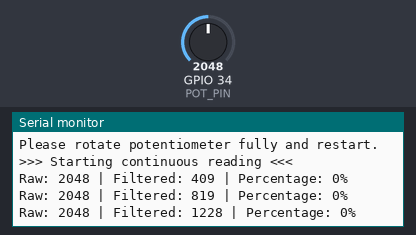
A sketch run on a simulated ESP32. Parts: the last lines printed to the serial monitor. Inputs (shaded band) come from the test bench; at power-on: GPIO 34 (POT_PIN) = 2048.

Above: at 5.2 s.
5.3 s: GPIO 34 (POT_PIN) set to 2866
At 5.85 s:
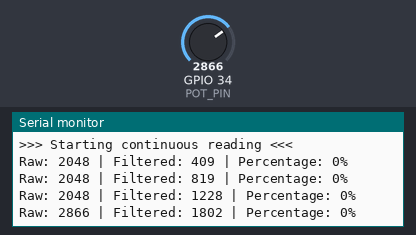
6.8 s: GPIO 34 (POT_PIN) set to 1228
At 8.85 s:
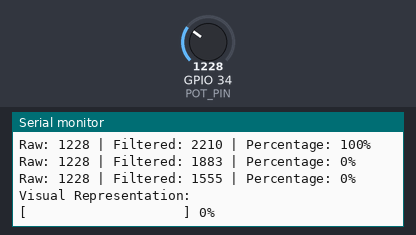
Timing chart, 0 to 10.3 s (numbered marks = the images above; inputs shaded):
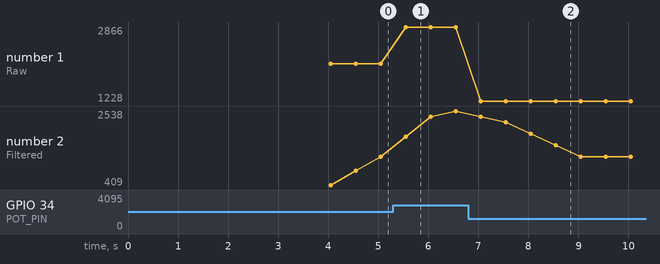

The sketch:

sketch.ino
```cpp
/*
 * TAZROUT IoT Irrigation System - ESP32 Module
 * Day 5: Analog Input - Potentiometer Reading
 *
 * Developer: KHENFRI Moussa
 * Date: February 5, 2026
 * Week: 1 - ESP32 Fundamentals
 * Project: TAZROUT IoT Irrigation System
 *
 * Learning Objectives:
 * - Read analog values using ADC (Analog-to-Digital Converter)
 * - Understand ESP32 ADC characteristics (12-bit, 0-4095 range)
 * - Implement sensor calibration
 * - Apply moving average filter for noise reduction
 * - Map analog values to meaningful percentages
 *
 * Hardware:
 * - ESP32 DevKit v1
 * - Potentiometer connected to GPIO 34 (ADC1_CH6)
 *
 * TAZROUT Integration:
 * - ADC reading → Moisture sensor (Week 2)
 * - Calibration → Sensor accuracy (Week 2)
 * - Moving average → Noise filtering for all sensors
 * - Mapping → Convert raw ADC to moisture percentage
 */

// Pin Definitions
const int POT_PIN = 34;  // GPIO 34 - ADC1 Channel 6

// Calibration values (will be set during calibration)
int adcMin = 0;     // Minimum ADC reading (dry)
int adcMax = 4095;  // Maximum ADC reading (wet)

// Moving average filter
const int FILTER_SIZE = 5;
int readings[FILTER_SIZE];
int readIndex = 0;
int total = 0;
int average = 0;

// Update interval
unsigned long lastUpdate = 0;
const unsigned long UPDATE_INTERVAL = 500;  // 500ms

void setup() {
  // Initialize Serial
  Serial.begin(115200);
  delay(1000);

  // Print startup banner
  Serial.println("\n========================================");
  Serial.println("  TAZROUT ESP32 - Analog Input Demo   ");
  Serial.println("         Day 5: Potentiometer          ");
  Serial.println("========================================");
  Serial.println();
  Serial.println("ESP32 ADC Characteristics:");
  Serial.println("- Resolution: 12-bit (0-4095)");
  Serial.println("- Pin: GPIO 34 (ADC1_CH6)");
  Serial.println("- Voltage Range: 0-3.3V");
  Serial.println("========================================\n");

  // Initialize moving average filter
  for (int i = 0; i < FILTER_SIZE; i++) {
    readings[i] = 0;
  }

  // Perform calibration
  calibrateSensor();

  Serial.println("\n>>> Starting continuous reading <<<\n");
}

void loop() {
  if (millis() - lastUpdate >= UPDATE_INTERVAL) {
    lastUpdate = millis();

    // Read raw ADC value
    int rawValue = analogRead(POT_PIN);

    // Apply moving average filter
    int filteredValue = applyMovingAverage(rawValue);

    // Map to percentage (0-100%)
    int percentage = map(filteredValue, adcMin, adcMax, 0, 100);
    percentage = constrain(percentage, 0, 100);

    // Display all values
    displayReadings(rawValue, filteredValue, percentage);
  }
}

void calibrateSensor() {
  Serial.println(">>> CALIBRATION MODE <<<");
  Serial.println("Calibrating sensor...");
  Serial.println("Rotating potentiometer through full range...\n");

  // Sample for 3 seconds to find min and max
  unsigned long calibrationStart = millis();
  int tempMin = 4095;
  int tempMax = 0;

  while (millis() - calibrationStart < 3000) {
    int reading = analogRead(POT_PIN);

    if (reading < tempMin) tempMin = reading;
    if (reading > tempMax) tempMax = reading;

    delay(10);
  }

  // Set calibration values with some margin
  adcMin = tempMin - 10;
  adcMax = tempMax + 10;

  // Ensure within valid range
  adcMin = constrain(adcMin, 0, 4095);
  adcMax = constrain(adcMax, 0, 4095);

  Serial.println("Calibration Complete!");
  Serial.print("ADC Min: ");
  Serial.println(adcMin);
  Serial.print("ADC Max: ");
  Serial.println(adcMax);
  Serial.print("Range: ");
  Serial.println(adcMax - adcMin);

  // Verify calibration
  if (adcMax - adcMin < 100) {
    Serial.println("\n[WARNING] Small range detected!");
    Serial.println("Please rotate potentiometer fully and restart.");
  }
}

int applyMovingAverage(int newReading) {
  // Subtract oldest reading
  total = total - readings[readIndex];

  // Add new reading
  readings[readIndex] = newReading;
  total = total + newReading;

  // Advance to next position
  readIndex = (readIndex + 1) % FILTER_SIZE;

  // Calculate average
  average = total / FILTER_SIZE;

  return average;
}

void displayReadings(int raw, int filtered, int percentage) {
  // Display in multiple formats

  // 1. Compact format
  Serial.print("Raw: ");
  Serial.print(raw);
  Serial.print(" | Filtered: ");
  Serial.print(filtered);
  Serial.print(" | Percentage: ");
  Serial.print(percentage);
  Serial.println("%");

  // 2. Visual bar graph (every 5 readings)
  static int readingCount = 0;
  readingCount++;

  if (readingCount % 10 == 0) {
    Serial.println();
    Serial.println("Visual Representation:");
    Serial.print("[");

    int bars = percentage / 5;  // 20 bars max (100/5)
    for (int i = 0; i < 20; i++) {
      if (i < bars) {
        Serial.print("=");
      } else {
        Serial.print(" ");
      }
    }
    Serial.print("] ");
    Serial.print(percentage);
    Serial.println("%");
    Serial.println();
  }

  // 3. Detailed format (every 20 readings)
  if (readingCount % 20 == 0) {
    printDetailedAnalysis(raw, filtered, percentage);
  }
}

void printDetailedAnalysis(int raw, int filtered, int percentage) {
  Serial.println("\n========================================");
  Serial.println("       DETAILED SENSOR ANALYSIS        ");
  Serial.println("========================================");

  // Raw value
  Serial.print("Raw ADC Value: ");
  Serial.print(raw);
  Serial.print(" (0x");
  Serial.print(raw, HEX);
  Serial.println(")");

  // Filtered value
  Serial.print("Filtered Value: ");
  Serial.print(filtered);
  Serial.print(" (noise reduction: ");
  Serial.print(abs(raw - filtered));
  Serial.println(")");

  // Voltage calculation
  float voltage = (filtered / 4095.0) * 3.3;
  Serial.print("Estimated Voltage: ");
  Serial.print(voltage, 2);
  Serial.println("V");

  // Percentage
  Serial.print("Mapped Percentage: ");
  Serial.print(percentage);
  Serial.println("%");

  // Status interpretation
  Serial.print("Status: ");
  if (percentage < 30) {
    Serial.println("LOW (Dry)");
  } else if (percentage < 70) {
    Serial.println("MEDIUM (Optimal)");
  } else {
    Serial.println("HIGH (Wet)");
  }

  // Calibration info
  Serial.println("\nCalibration Range:");
  Serial.print("  Min: ");
  Serial.print(adcMin);
  Serial.print(" | Max: ");
  Serial.println(adcMax);

  Serial.println("========================================\n");
}
```

Measured:
- after the input at 5.3 s, the serial monitor: prints a new line after 0.25 s (image 1)
- after the input at 6.8 s, the serial monitor: prints a new line after 0.25 s (image 2)
- plotted number 1: 2048 → 2866 after the input at 5.3 s
- plotted number 2: 1228 → 2538 after the input at 5.3 s
